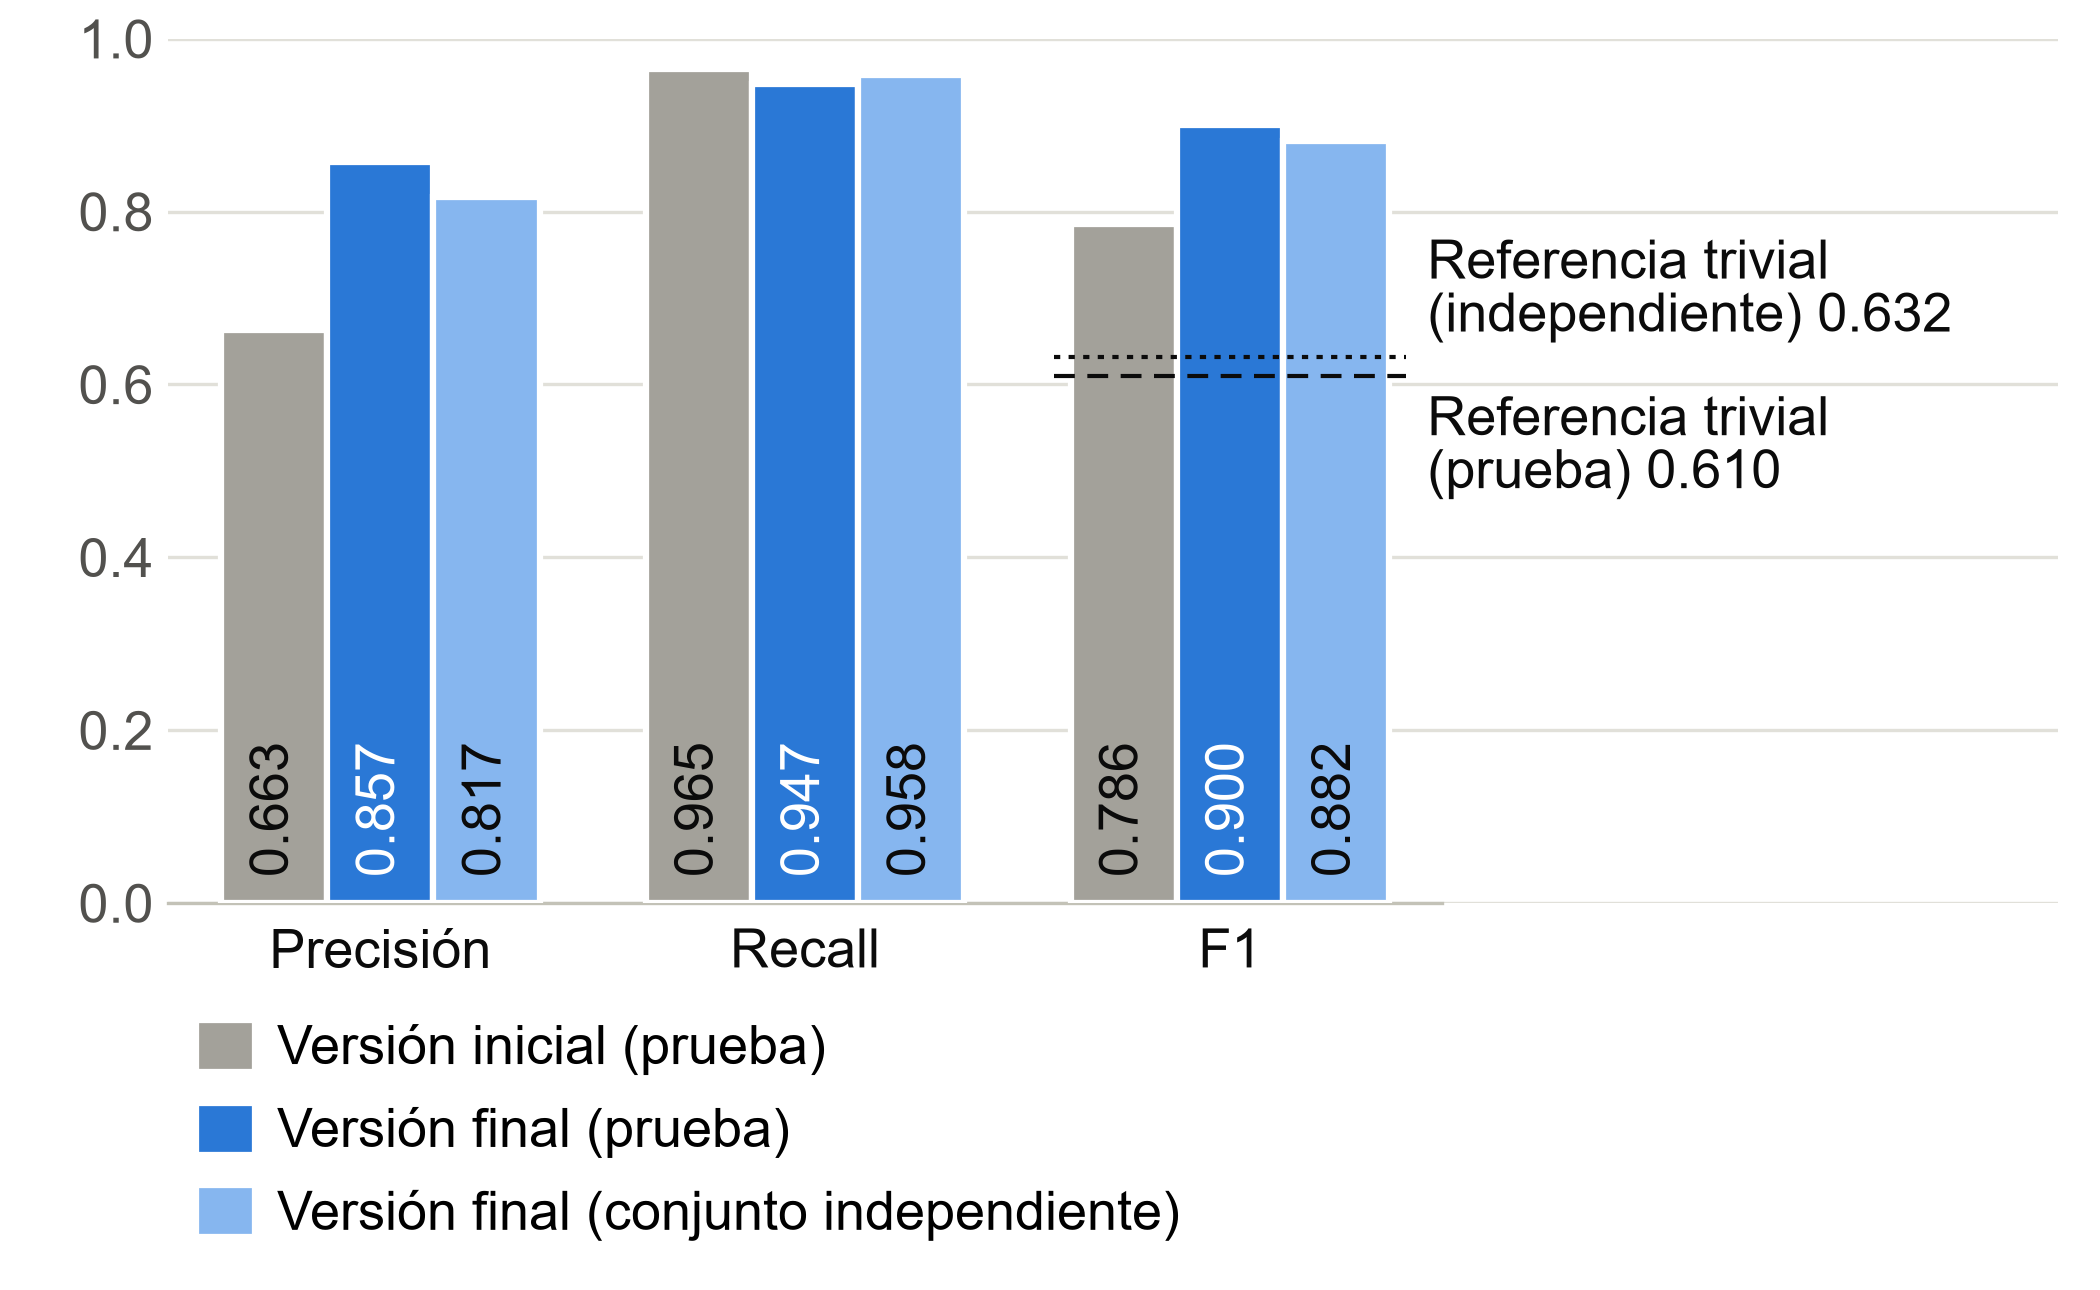

Source code (Python):
"""Precisión, recall y F1 del Random Forest: versión inicial vs. final (prueba y conjunto independiente).

Fuentes (los valores se leen de los archivos, no se escriben a mano):
  - Versión inicial (prueba):           data/models/metadata_v1.json  (git d527262, antes de module_match)
  - Versión final (prueba):             data/models/metadata.json
  - Versión final (conj. independiente): data/experiments/holdout_evaluation_20261001_223335.json
Referencias triviales (predecir siempre "correlacionado"): F1 = 2·P/(n+P), con P positivos de n pares.

Regenerar:  python thesis/imagenes/versiones_modelo.py
"""

import json
from pathlib import Path

import matplotlib

matplotlib.use("Agg")
import matplotlib.pyplot as plt  # noqa: E402
import numpy as np  # noqa: E402

ROOT = Path(__file__).resolve().parents[2]
OUT = Path(__file__).with_suffix(".png")

INK = "#0b0b0b"
INK2 = "#52514e"
BASELINE = "#c3c2b7"
GRID = "#e1e0d9"
SURFACE = "white"
FS = 13  # 13 pt en 7 in de ancho -> 11 pt impreso a 15 cm

plt.rcParams["font.family"] = "Arial"


def load(rel):
    return json.loads((ROOT / rel).read_text(encoding="utf-8"))


v1 = load("data/models/metadata_v1.json")
fin = load("data/models/metadata.json")
hold = load("data/experiments/holdout_evaluation_20261001_223335.json")


def prf(m):
    return [m["precision"], m["recall"], m["f1_score"]]


def trivial_f1(cm):
    pos = cm["TP"] + cm["FN"]
    n = sum(cm.values())
    return 2 * pos / (n + pos)


SERIES = [  # (etiqueta, valores, color) — gris para la versión superada, azules para la final
    ("Versión inicial (prueba)", prf(v1["test"]), "#a3a19a"),
    ("Versión final (prueba)", prf(fin["test"]), "#2a78d6"),
    ("Versión final (conjunto independiente)", prf(hold["metrics"]), "#86b6ef"),
]
REFS = [
    ("Referencia trivial (prueba)", trivial_f1(fin["confusion_matrix"]), (0, (5, 3))),
    ("Referencia trivial (independiente)", trivial_f1(hold["confusion_matrix"]), (0, (1.5, 2))),
]
for name, vals, _ in SERIES:
    print(f"{name:40} P={vals[0]:.3f} R={vals[1]:.3f} F1={vals[2]:.3f}")
for name, v, _ in REFS:
    print(f"{name:40} F1={v:.3f}")

METRICAS = ["Precisión", "Recall", "F1"]
x = np.arange(len(METRICAS))
bw = 0.25

fig, ax = plt.subplots(figsize=(7.0, 4.3), dpi=300)
fig.subplots_adjust(left=0.08, right=0.98, top=0.97, bottom=0.30)

for i, (name, vals, color) in enumerate(SERIES):
    xs = x + (i - 1) * bw
    ax.bar(xs, vals, width=bw, color=color, edgecolor=SURFACE, linewidth=1.5, label=name, zorder=3)
    txt = "white" if color == "#2a78d6" else INK
    for xi, v in zip(xs, vals):
        ax.text(xi, 0.03, f"{v:.3f}", ha="center", va="bottom", rotation=90, fontsize=FS, color=txt, zorder=4)

# Referencias triviales: solo sobre el grupo F1, rotuladas a la derecha
x0, x1 = x[2] - 1.5 * bw - 0.04, x[2] + 1.5 * bw + 0.04
for (name, v, ls), va, dy in zip(REFS, ("top", "bottom"), (-0.012, 0.012)):
    ax.plot([x0, x1], [v, v], color=INK, lw=1.0, ls=ls, zorder=5)
    label = name.replace(" (", "\n(") + f" {v:.3f}"
    ax.text(x1 + 0.05, v + dy, label, ha="left", va=va, fontsize=FS, color=INK, linespacing=1.15)

ax.set_ylim(0, 1)
ax.set_xlim(-0.5, 2.5 + 1.45)
ax.set_xticks(x)
ax.set_xticklabels(METRICAS, fontsize=FS, color=INK)
ax.set_yticks(np.linspace(0, 1, 6))
ax.set_yticklabels([f"{t:.1f}" for t in np.linspace(0, 1, 6)], fontsize=FS, color=INK2)
ax.tick_params(axis="x", length=0, pad=6)
ax.tick_params(axis="y", length=0)
for side in ("top", "right", "left"):
    ax.spines[side].set_visible(False)
ax.spines["bottom"].set_color(BASELINE)
ax.spines["bottom"].set_bounds(-0.5, 2.5)
ax.grid(axis="y", color=GRID, lw=0.8, zorder=0)

fig.legend(loc="lower left", ncol=1, frameon=False, fontsize=FS, handlelength=1.1, handleheight=1.1,
           columnspacing=1.4, handletextpad=0.4, bbox_to_anchor=(0.07, 0.0))

fig.savefig(OUT, dpi=300, facecolor=SURFACE)
print(OUT)
